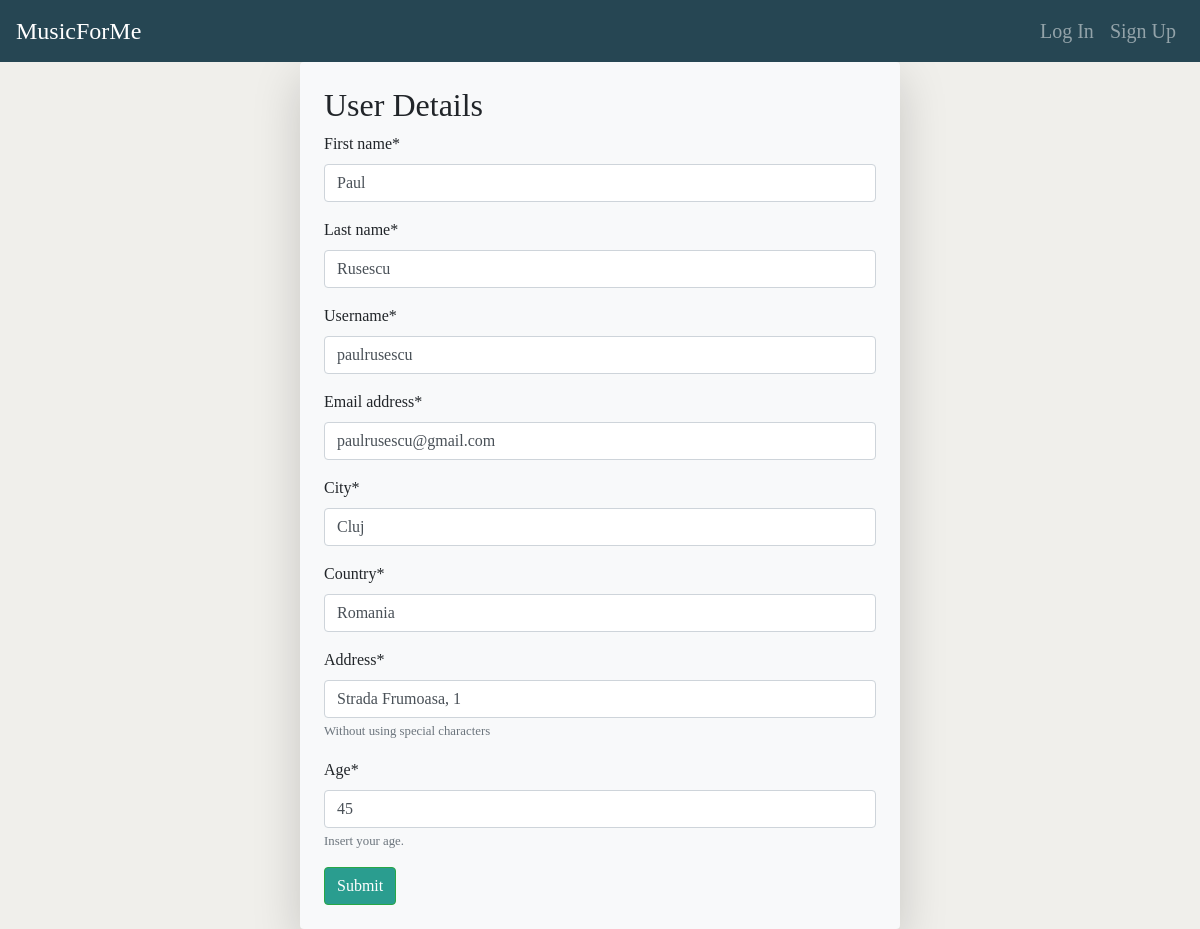
Screenshot of /accounts/4/ with the database file from the repository.
### accounts/models.py (models this page shows, shortened)
class CustomUser(AbstractUser):
    city = models.CharField(max_length=60)
    country = models.CharField(max_length=56)
    address = models.CharField(max_length=50)
    age = models.IntegerField()
    is_teacher = models.BooleanField(default=False)

### accounts/views.py (the view)
# urls.py: path('<int:account_id>/', edit_account_view, name='edit-account'),
def edit_account_view(request, **kwargs):
    account_id = kwargs['account_id']
    user = get_object_or_404(CustomUser, id=account_id)
    if request.method == 'POST':
        form = CustomUserForm(request.POST)
        if form.is_valid():
            CustomUser.objects.filter(id=account_id).update(
                first_name=form.cleaned_data['first_name'],
                last_name=form.cleaned_data['last_name'],
                username=form.cleaned_data['username'],
                email=form.cleaned_data['email'],
                country=form.cleaned_data['country'],
                age=form.cleaned_data['age'],
                city=form.cleaned_data['city'],
                address=form.cleaned_data['address']
            )
            return HttpResponseRedirect(reverse('home'))
    else:
        form = CustomUserForm(
            {
                'first_name': user.first_name,
                'last_name': user.last_name,
                'username': user.username,
                'email': user.email,
                'country': user.country,
                'city': user.city,
                'address': user.address,
                'age': user.age
            }
        )
    return render(request, 'accounts/account_details.html', {'form': form})

### accounts/forms.py
class CustomUserForm(forms.Form):
    first_name = forms.CharField(max_length=150, label='First name')
    last_name = forms.CharField(max_length=150, label='Last name')
    username = forms.CharField(max_length=150, label='Username')
    email = forms.EmailField(required=True, label='Email address')
    city = forms.CharField(max_length=60, label='City')
    country = forms.CharField(max_length=56, label='Country')
    address = forms.CharField(max_length=50, label='Address', help_text='Without using special characters')
    age = forms.IntegerField(label='Age', help_text='Insert your age.')

### templates/accounts/account_details.html (shortened to what this page needs)
{% extends 'form_base.html' %}
{% block form-title %}User Details{% endblock %}

### templates/form_base.html (shortened to what this page needs)
{% extends 'base.html' %}
{% load crispy_forms_tags %}
{% block content %}
<div class="row h-100">
  <div class="col-3"></div>
    <div class="col-6 my-auto bg-light shadow-lg rounded p-4">
      <div>
          <h2>{% block form-title %}{% endblock %}</h2>
        <form method="post">
          {{ form|crispy}}
          <button type="submit" class="btn btn-success">
            {% block button-name %}
              Submit
            {% endblock %}
          </button>
        </form>
      </div>
    </div>
  <div class="col-3"></div>
</div>
{% endblock %}

### static/css/custom-style.css (style rules this page uses)
body { background-color: #f0efeb; font-family: Book Antiqua; }
.btn { background-color: #2a9d8f; }

### rows the page displays
CustomUser: first_name "Paul", last_name "Rusescu", username "paulrusescu", email "paulrusescu@gmail.com", city "Cluj", country "Romania", address "Strada Frumoasa, 1", age "45"
